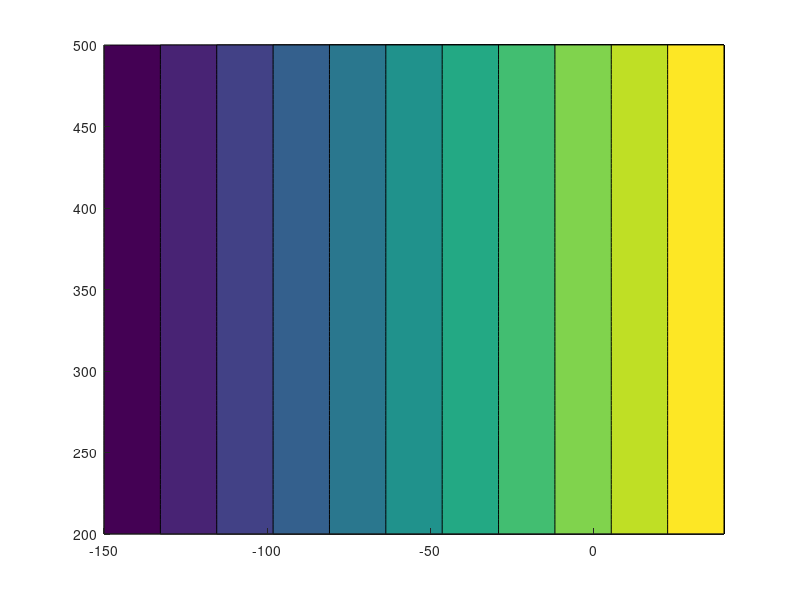

The MATLAB script that drew this image: (Note: this script raises an error after producing the figure.)
function f = Tephigram()
    %% Constants
    p_0 = 1000;     %hPa
    T_0 = 273.15;
    Gamma = 6;     %K/km
    k = 0.287;
    e_s0 = 6.112;   %hPa
    L_lv = 2501;    %kJ/kg
    c_p = 1;        %kJ/kg
    ep = 0.622;     %Unitless
    
    %% Domains
    p = linspace(100,1000,100).';  %[hPa]
    T = linspace(-150,40,1000) + 273.15; %[K]
    TH = linspace(200,500,100).';
    
    %% Results    
    P = p_0*(T./TH).^(1/k);
    TH_iso = TH .* (1+zeros(1,numel(T)));
    T_iso = T .* (1+zeros(numel(TH),1));
    A = P-e_s(T);
    r_s = ep*bsxfun(@times,e_s(T),1./A)*1000;
    THe = TH.*exp(L_lv*r_s/1000./(c_p*T));
    
    %% Plotting
    close all;
    labelsize = 6;
    r_vals = [0.01,0.5,4,8,12,20];
    TH_vals = linspace(250,400,10);
    THe_vals = TH_vals;
    alpha = 0.7;
    
    p_vals = linspace(200,1000,9);
    [C3,h3] = contourf(T-273.15,TH,T_iso-273.15,'Color','w','LineWidth',0.8,'HandleVisibility','off')
    colormap(parula);
    h = colorbar;
    caxis([-150 40]);
    hold on;
    [C2,h2] = contour(T-273.15,TH,TH_iso,'Color',[0 0 0]+1,'LineWidth',0.8,'HandleVisibility','off');
    [C5,h5] = contour(T-273.15,TH,THe,THe_vals,'c-','LineWidth',0.8);
    [C1,h1] = contour(T-273.15,TH,P,p_vals,'-k','LineWidth',0.8);    
    [C4,h4] = contour(T-273.15,TH,r_s,r_vals,'r-','LineWidth',0.5);
    
    legend('\theta_e [K]','p [hPa]','r_s [g/kg]','location','northwest','NumColumns',3);
    set(get(h,'label'),'string','Temperature [^oC]');
    
    clabel(C1,h1,p_vals,'FontSize',labelsize);
    clabel(C4,h4,'FontSize',labelsize)
    %clabel(c4,h4,'FontSize',labelsize)
    
    xlabel("Temperature T [^oC]");
    ylabel("Potential Temperature \theta [K]")
    
    
    set(gca, 'YScale', 'log')
    xlim([-120, 40]);
    ylim([200,500]);
    
    %% Nested functions
    function e_s = e_s(T)
        t = T - 273.15;
        e_s = e_s0*exp(17.27*t./(t+237.7));
    end

end
